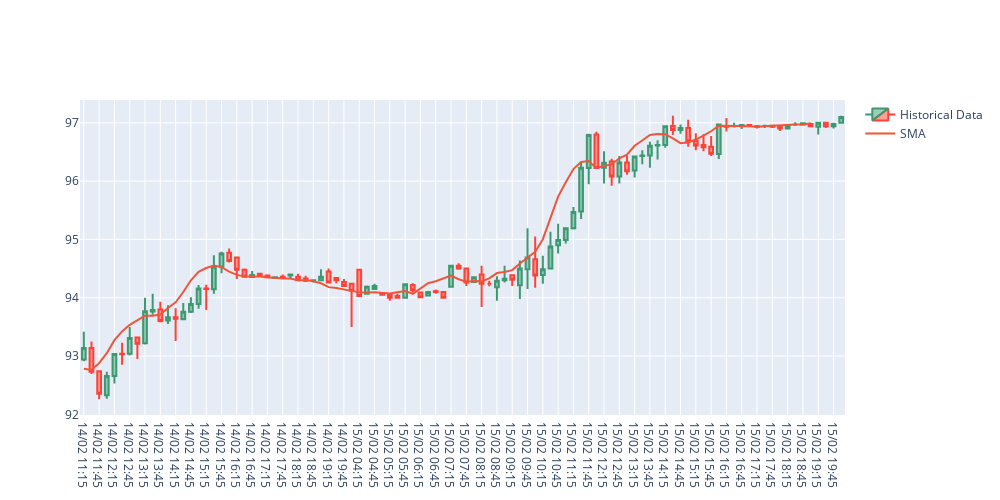

Notebook cell for this chart:
### Code cell
plot_candlestick_graph('GOOGL', 5)
